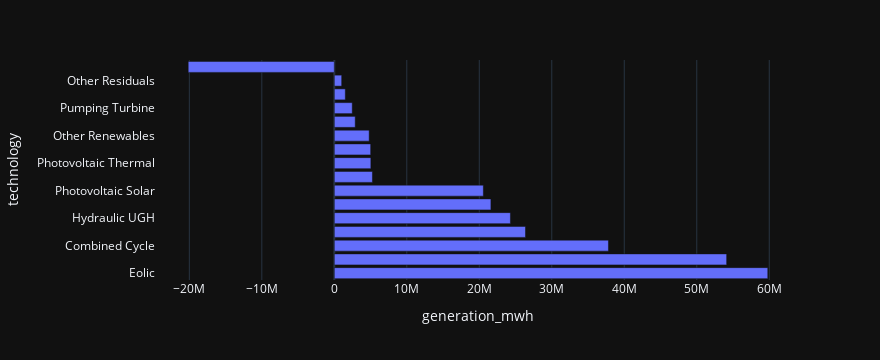

The cell this chart's notebook holds for it:
### Markdown cell above
### Customize the bar plot

#### Make the bars horizontal

### Code cell
px.bar(data_frame=dfres, y='technology', x='generation_mwh')

### Figure 1 — Plotly figure (JSON) as saved in the notebook; plotly's stock layout.template omitted (floating-point values rounded to 4 significant figures)
{"data": [{"alignmentgroup": "True", "hovertemplate": "generation_mwh=%{x}<br>technology=%{y}<extra></extra>", "legendgroup": "", "marker": {"color": "#636efa", "pattern": {"shape": ""}}, "name": "", "offsetgroup": "", "orientation": "h", "showlegend": false, "textposition": "auto", "type": "bar", "x": [59800000.0, 54120000.0, 37820000.0, 26370000.0, 24290000.0, 21604101, 20560000.0, 5259688, 5042000.0, 5017000.0, 4811000.0, 2885000.0, 2476000.0, 1519000.0, 1020000.0, -20160000.0], "xaxis": "x", "y": ["Eolic", "Nuclear", "Combined Cycle", "Cogeneration", "Hydraulic UGH", "Total Imports", "Photovoltaic Solar", "Hydraulic No UGH", "Photovoltaic Thermal", "Carbon", "Other Renewables", "Non-renewable Residuals", "Pumping Turbine", "Domestic Residuals", "Other Residuals", "Total Exports"], "yaxis": "y"}], "layout": {"barmode": "relative", "height": 360, "legend": {"tracegroupgap": 0}, "margin": {"t": 60}, "width": 880, "xaxis": {"anchor": "y", "autorange": true, "domain": [0, 1], "range": [-24600000.0, 64240000.0], "title": {"text": "generation_mwh"}, "type": "linear"}, "yaxis": {"anchor": "x", "autorange": true, "domain": [0, 1], "range": [-0.5, 15.5], "title": {"text": "technology"}, "type": "category"}}}
